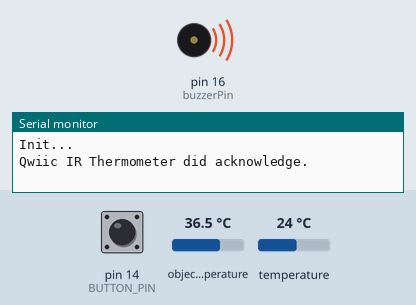
This sketch was run on a simulated Arduino Uno, built for the host (arithmetic inside an expression is 32-bit, double 64-bit). On the bench: buzzer (waves = sounding, pin HIGH), the last lines printed to the serial monitor. Inputs (shaded band) come from the test bench; at power-on: pin 14 (BUTTON_PIN) HIGH, object temperature 36.5 °C, temperature 24 °C. WiFi joins after 1.5 s; servers stay silent unless stated; uploads are accepted with an empty reply.

Above: at 0.1 s.
At 1.7 s:
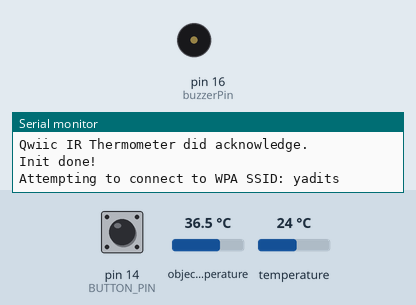
1.8 s: pin 14 (BUTTON_PIN) pulled LOW for 1 s
Timing chart, 0 to 4.8 s (numbered marks = the images above; inputs shaded):
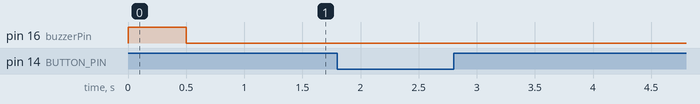

The sketch:

thrmal_detect_boiling_wifi.ino
```cpp
#include <Wire.h>              // I2C library, required for MLX90614
#include <SparkFunMLX90614.h>  //Click here to get the library: http://librarymanager/All#Qwiic_IR_Thermometer by SparkFun

#define WINDOW_SIZE 20

#include "SteadyStateDetectorCuSum.h"
#include "BeepHandler.h"
#include "WifiSender.h"

IRTherm therm;  // Create an IRTherm object to interact with throughout
unsigned long currentMillis, previousMillis;
SteadyStateDetectorCuSum detector;
BeepHandler beepHandler;
WifiSender wifiSender;

#define BLINK_INTERVAL 1000
int buzzerPin = 16;
const int BUTTON_PIN = 14;  // the number of the pushbutton pin

void setupCompleteBeep() {
  digitalWrite(buzzerPin, HIGH);
  delay(500);
  digitalWrite(buzzerPin, LOW);
}

void endlessErrorBeep() {
  while(true) {
    digitalWrite(buzzerPin, HIGH);
    delay(200);
    digitalWrite(buzzerPin, LOW);
    delay(200);
  }
}

void setup() {
  Serial.begin(115200);  // Initialize Serial to log output
  Wire.begin();        //Joing I2C bus

  Serial.println("Init...");

  if (therm.begin() == false) {  // Initialize thermal IR sensor
    Serial.println("Qwiic IR thermometer did not acknowledge! Freezing!");
    endlessErrorBeep();
  }
  Serial.println("Qwiic IR Thermometer did acknowledge.");

  therm.setUnit(TEMP_C);  // Set the library's units to Farenheit
  // Alternatively, TEMP_F can be replaced with TEMP_C for Celsius or
  // TEMP_K for Kelvin.

  //pinMode(LED_BUILTIN, OUTPUT); // LED pin as output

  pinMode(buzzerPin, OUTPUT);
  pinMode(BUTTON_PIN, INPUT_PULLUP);

  detector.init();

  setupCompleteBeep();

  if(wifiSender.init() != 0)
    endlessErrorBeep();

  currentMillis = millis();
  previousMillis = currentMillis;

  Serial.println("Init done!");
}


void periodic()
{
  // Call therm.read() to read object and ambient temperatures from the sensor.
  if (therm.read())  // On success, read() will return 1, on fail 0.
  {
    // Use the object() and ambient() functions to grab the object and ambient
    // temperatures.
    // They'll be floats, calculated out to the unit you set with setUnit().
    Serial.println("Object: " + String(therm.object(), 2) + "C" + ". Ambient: " + String(therm.ambient(), 2) + "C");
  }

  bool updated = detector.update_state(therm.object());
  wifiSender.update(therm.object());

  if(updated)
  {
    bool boiling = detector.get_detection();
    if(boiling)
    {
      beepHandler.startOrContinue(currentMillis);
    }
    else
    {
      beepHandler.reset();
    }
  }
}


void loop() {
  // digitalWrite(LED_BUILTIN, HIGH);
  currentMillis = millis();
  if (currentMillis - previousMillis >= BLINK_INTERVAL) {

    if((currentMillis - previousMillis) - BLINK_INTERVAL > 200)
      Serial.println("Warning, periodic late by " + String((currentMillis - previousMillis) - BLINK_INTERVAL) + " ms");
    previousMillis = currentMillis;

    periodic();
  }

  wifiSender.maintain();
  beepHandler.handle(currentMillis);

  // digitalWrite(LED_BUILTIN, LOW);
  // read the state of the switch/button:
  int currentState = digitalRead(BUTTON_PIN);
  if (currentState == LOW) {
    Serial.println("pressed!");
    beepHandler.reset();
  }
}
```

BeepHandler.h
```cpp
#define BEEPS_IN_PATTERN 3

extern int buzzerPin;

class BeepHandler {
  int curBeepMs;
  int curQuietMs;
  unsigned long startTime;

private:
  void initiateBeeping(unsigned long currentMillis) {
    Serial.println("init beeping");
    curBeepMs = 500;
    curQuietMs = 2000;
    startTime = currentMillis;
  }

public:

  BeepHandler() {
    curBeepMs = 0;
  }

  void reset() {
    digitalWrite(buzzerPin, LOW);
    curBeepMs = 0;
  }

  void startOrContinue(unsigned long currentMillis) {
    if(curBeepMs == 0) {
      initiateBeeping(currentMillis);
      digitalWrite(buzzerPin, HIGH);
    }
  }

  void handle(unsigned long currentMillis) {
    if(curBeepMs == 0) {
      return;
    }

    unsigned long delta = currentMillis - startTime;
    if((curBeepMs + curQuietMs)*BEEPS_IN_PATTERN < delta) {
      if(curQuietMs > 500) {
        curBeepMs *= 2;
        curQuietMs /= 2;
      }
      startTime = currentMillis;
    }

    //Serial.println("delta = " + String(delta) + " cur=" + String(currentMillis) + " start=" + String(startTime));
    delta = delta % (curBeepMs + curQuietMs);
    //Serial.println("delta = " + String(delta) + " beep=" + String(curBeepMs) + " quiet=" + String(curQuietMs));
    if(delta < curBeepMs)
      digitalWrite(buzzerPin, HIGH);
    else // (delta < curBeepMs + curQuietMs)
      digitalWrite(buzzerPin, LOW);
  }
};
```

SteadyStateDetectorCuSum.h
```cpp
class SteadyStateDetectorCuSum {
private:
    float m_sum;
    float m_cusum;
    int m_count;
    float m_last_avg;
    bool m_last_detection;

public:
    void init()
    {
      m_sum = 0;
      m_count = 0;
      m_cusum = 0;
      m_last_avg = 0;
      m_last_detection = false;
    }

    // return true iff the detection has been updated
    bool update_state(float val)
    {
        m_cusum += val - m_last_avg;
        m_sum += val;
        m_count++;
        if(m_count == WINDOW_SIZE) {
            float avg = m_sum / m_count;
            m_sum = 0;
            m_count = 0;

            Serial.println("CuSum= " + String(m_cusum) + " AVG=" + String(avg));
            m_last_detection = (m_cusum < 1);
            m_last_avg = avg;

            m_cusum = 0;

            return true;
        }

        return false;
    }

    bool get_detection()
    {
      return m_last_detection;
    }

};
```

WifiSender.h
```cpp
#include <WiFiEsp.h>
#include <SoftwareSerial.h>

const byte rxPin = 2;
const byte txPin = 3;

SoftwareSerial SerialW(rxPin, txPin);

WiFiEspClient client;

const char ssid[] = "yadits";            // your network SSID (name)
const char pass[] = "naomidgi";        // your network password
int status = WL_IDLE_STATUS;     // the Wifi radio's status

const char server[] = "192.168.3.2";
const int port = 3000;

int sessionId = 0;

#define BUFFER_DEPTH_MAX 10
#define BUFFER_DEPTH_TO_SEND 5

float buffer[BUFFER_DEPTH_MAX];
char bufferIdx = 0;

char sendBuffer[70]; // has to be > (6 {size of float '12.34,'} * BUFFER_DEPTH_MAX + 2 (size of ']}')
                     // also has to be > 38 + 'int size'*2 (for the seesion Id & time strings)

class WifiSender
{
public:
  int init()
  {
    SerialW.begin(19200);

    // This part may take 10 seconds...
    WiFi.init(&SerialW);

    if (WiFi.status() == WL_NO_SHIELD) {
      Serial.println("WiFi shield not present");
      return -1;
    }

    return 0;
  }

  void maintain()
  {
    if ( status != WL_CONNECTED) {
      Serial.print("Attempting to connect to WPA SSID: ");
      Serial.println(ssid);
      // Connect to WPA/WPA2 network
      status = WiFi.begin(ssid, pass);

      if ( status == WL_CONNECTED) {
        // you're connected now, so print out the data
        Serial.println("You're connected to the network");

        printWifiStatus();
      }

      return; // re-try in the next iteration...
    }

    if ( status == WL_CONNECTED && sessionId == 0) {
      updateSessionId();
    }

    // flush whatever there is in the connection...
    if (client.connected()) {
      while (client.available()) {
        client.read(sendBuffer, sizeof(sendBuffer));
      }
    } else {
      //Serial.println("Disconnecting from server...");
      //client.stop();
    }
  }

  bool establishConnection() {
    if(!client.connected()) {
      Serial.println("(Re)Connect to server");
      client.connect(server, port);
    }

    bool rt = client.connected();
    if(!rt) {
      Serial.println("Error: failed to connect to server");
    }
    return rt;
  }

  void update(float val)
  {
    if(bufferIdx < BUFFER_DEPTH_MAX) {
      buffer[bufferIdx] = val;
      ++bufferIdx;
    } else {
      Serial.println("Error: buffer got full");
    }

    if(bufferIdx > BUFFER_DEPTH_TO_SEND) {
      Serial.println("- Sending " + String((int)bufferIdx) + " measurments to server -");
      if(establishConnection()) {
        Serial.println("Sending update");

        client.println("POST /update HTTP/1.1");
        client.println("Host: "+String(server)+":"+String(port));
        client.println("Content-Type:application/json");
        client.println("Transfer-Encoding: chunked");
        //client.println("Connection: keep-alive"); // keep-alive is infered in HTTP 1.1
        client.println();

        int len = sprintf(sendBuffer, "{\"session\":%d,\"time\":%d,\"temps\":[", sessionId, millis()/1000); // 38 chars without the ints
        client.println(String(len, 16));
        client.println(sendBuffer);

        len = 0;
        for(int i = 0; i < bufferIdx; i++) {
          dtostrf(buffer[i], 1, 2, sendBuffer+len);
          len += strlen(sendBuffer+len);
          sendBuffer[len]=',';
          len++;
        }
        len--;
        len += sprintf(sendBuffer+len, "]}");
        client.println(String(len, 16));
        client.println(sendBuffer);

        client.println("0");
        client.println();

        bufferIdx = 0;

      }
    }
  }

  void updateSessionId()
  {
    Serial.println("- updateSessionId -");
    if (establishConnection()) {
      Serial.println("Creating session...");

      client.println("POST /createSession HTTP/1.1");
      client.println("Host: "+String(server)+":"+String(port));
      client.println("Content-Length: 0");
      //client.println("Connection: keep-alive");  // keep-alive is infered in HTTP 1.1
      client.println();

      int lineBreakCount = 0;
      while (client.available() && lineBreakCount < 4) {
        char c = client.read();
        Serial.write(c); // DEBUG!
        if(c == '\n' || c == '\r')
          lineBreakCount++;
        else
          lineBreakCount = 0;
      }

      int len = 0;
      if(lineBreakCount == 4) {
        while (client.available()) {
          len += client.read(sendBuffer+len, sizeof(sendBuffer)-len);
          sendBuffer[len] = 0;
          Serial.print(sendBuffer); // DEBUG!!
        }
        sessionId = atoi(sendBuffer);
        Serial.println();
        Serial.println("session ID is: " + String(sessionId));
      } else {
        Serial.println("server response did not contain \\r\\n\\r\\n");
      }
    }
  }

  void printWifiStatus()
  {
    // print the SSID of the network you're attached to
    Serial.print("SSID: ");
    Serial.println(WiFi.SSID());

    // print your WiFi shield's IP address
    IPAddress ip = WiFi.localIP();
    Serial.print("IP Address: ");
    Serial.println(ip);

    // print the received signal strength
    long rssi = WiFi.RSSI();
    Serial.print("Signal strength (RSSI):");
    Serial.print(rssi);
    Serial.println(" dBm");
  }

};
```
